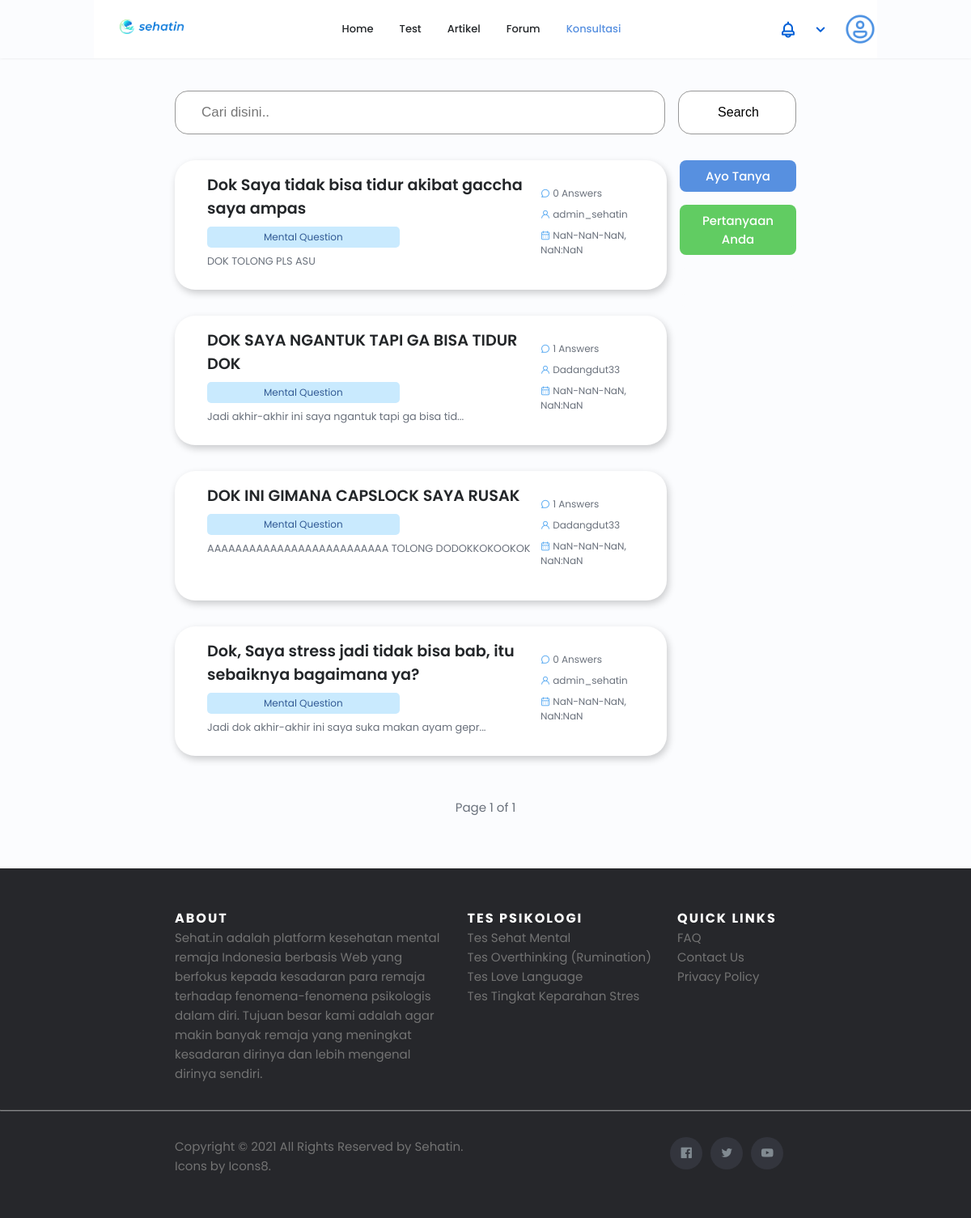
/konsultasi (signed in), run on an earlier commit of the app's database.
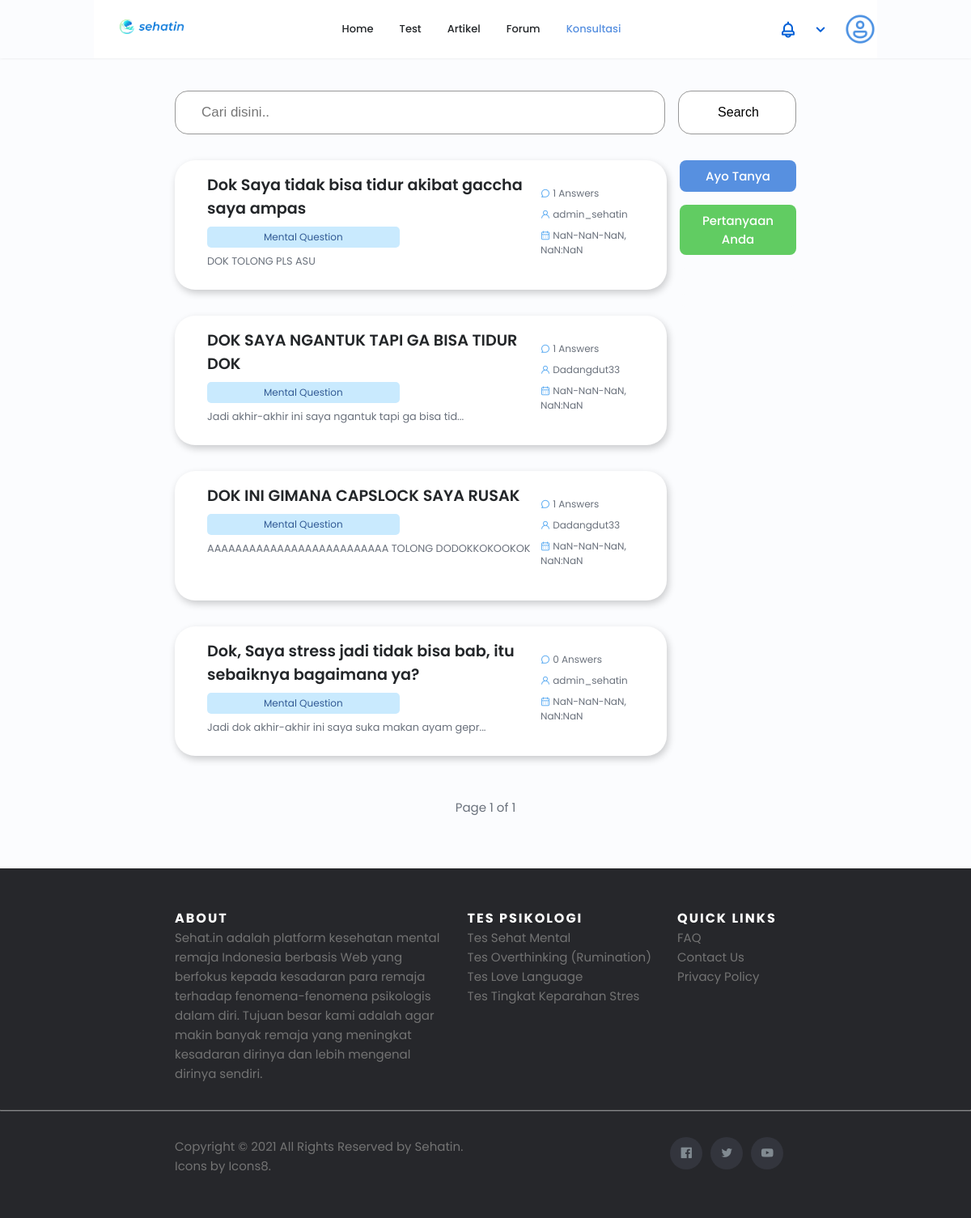
And on a later commit of the database.
### sehat_in_webproject/models.py (models this page shows)
class Konsultasi(models.Model): # Konsultasi
    id = models.AutoField(primary_key=True)
    title = models.CharField(max_length=200)
    content = models.TextField()
    tag = models.ForeignKey(Tag, on_delete=models.CASCADE, null=True, blank=True)
    user = models.ForeignKey(User, on_delete=models.SET_NULL, null=True)
    comments = models.IntegerField(default=0)
    created_at = models.DateTimeField(auto_now_add=True)
    updated_at = models.DateTimeField(auto_now=True)

class Tag(models.Model): # Tag of a post, will be generated by admin only
    name = models.CharField(max_length=50)
    type = models.CharField(max_length=50)
    adminOnly = models.BooleanField(default=False)

### sehat_in_webproject/views.py (the view)
# urls.py: path('konsultasi', views.konsultasi, name='konsultasi'),
def konsultasi(request):
    if request.user.is_authenticated:
        notifications = Notification.objects.filter(user=request.user).order_by('-created_at')
    else:
        notifications = None
    tags = Tag.objects.filter(type="Konsultasi")
    searching = False
    q = None
    if request.GET.get('q'):
        query = request.GET.get('q')
        paginator = Paginator(Konsultasi.objects.filter(title__icontains=query).order_by('-created_at'), 25)
        page = request.GET.get('page')
        konsultasi = paginator.get_page(page)
        searching = True
        q = query
        if paginator.count == 0:
            messages.info(request, 'No result found')
            return redirect('/konsultasi')
    else:
        paginator = Paginator(Konsultasi.objects.all().order_by('-created_at'), 25)
        page = request.GET.get('page')
        konsultasi = paginator.get_page(page)
    return render(request, 'konsultasi/index.html', {'post_konsul': konsultasi, 'tags': tags, 'searching': searching, 'notifications': notifications, 'q': q})

### sehat_in_webproject/templatetags/remove_unused.py (called while the page is built)
@register.filter
def remove_unused(value):
    return value.replace(" ","-").replace("?", "")

### sehat_in_webproject/templatetags/space_to_dash.py (called while the page is built)
@register.filter
def space_to_dash(value):
    return value.replace(" ","-")

### templates/konsultasi/index.html (shortened to what this page needs)
<!DOCTYPE html>
<html lang="en">
{% load static %}
{% load space_to_dash %}
<head>
    <link rel="stylesheet" href="{% static 'css/swiper-bundle.min.css' %}">
    <link rel="stylesheet" href="https://unicons.iconscout.com/release/v4.0.0/css/line.css">
    <link rel="stylesheet" href="{% static 'css/styles.css' %}">
    <link rel="stylesheet" href="{% static 'css/header.css' %}">
    <link rel="stylesheet" href="{% static 'css/footer.css' %}">
    <link rel="stylesheet" href="{% static 'css/forum.css' %}">
</head>
<body>
    {% include 'templates/header.html' %}
    <form action="/konsultasi" method="get">
        <section class="container search__container">
            <input type="text" name="q" placeholder="Cari disini.." value={% if q %}{{q}}{% endif %}>
            <button type="submit">Search</button>
        </section>
    </form>
    {% if searching %}
    <section class="container" style="margin-top: 10px;">
        <div>
            <a href="/forum">⟵ Kembali ke Forum</a>
        <div>
    </section>
    <main class="container flex" style="margin-top: 5px;">
    {% else %}
    <main class="container flex">
    {% endif %}
        <div class="container__forum">
        {% for post in post_konsul %}
            <div class="container__card">
                <div class="forum__about">
                    <a href="/konsultasi/{{ post.id }}"><h1>{{ post.title }}</h1></a>
                    <a class="forum__category" href="/konsultasi/tag/{{ post.tag.name|space_to_dash }}">{{ post.tag.name }}<a>
                    <p id="post-{{post.id}}">
                    </p>
                </div>
                <div class="forum__info">
                    <div>
                        <i class="uil uil-comment"></i>
                        {{ post.comments }} Answers
                    </div>
                    <div>
                        <i class="uil uil-user"></i>
                        {% if post.user == null %}deleted{% else %}{{ post.user }}{% endif %}
                    </div>
                    <div>
                        <i class="uil uil-calendar-alt"></i>
                        <span id="date-{{ post.id }}">{{ post.created_at.isoformat }}</span>
                    </div>
                </div>
            </div>
        {% endfor %}
        </div>
        <div class="container__forum__button">
            {% if user.is_authenticated %}
            <a href="/konsultasi/create" class="create button button--flex">
                Ayo Tanya
            </a>
            <a href="/profile/{{ user.username }}/konsultasi" class="your__post button button--flex" style="text-align:center;">
                Pertanyaan Anda
            </a>
            <a class="your__post button button--flex" style="background-color: #fbfcfe"></a>
            {% else %}
            <a href="/auth/login" class="your__post button button--flex">
                Login untuk Bertanya
            </a>
            {% endif %}
            <a class="your__post button button--flex" style="background-color: #fbfcfe"></a>
        </div>
    </main>
    <div class="page-num">
        Page {{ post_konsul.number }} of {{ post_konsul.paginator.num_pages }}<br>
    </div>
    {% include 'templates/footer.html' %}
</body>
</html>

What changed in the data, as far as the page shows it:
changed Konsultasi "Dok Saya tidak bisa tidur akibat gaccha saya ampas": comments "0" → "1"
